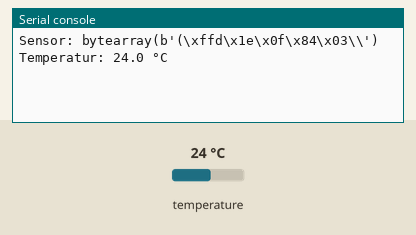
Bench run of a program on a simulated Raspberry Pi Pico running MicroPython. Shown: the last lines printed to the serial console. The inputs (shaded band) are chosen by the test bench; at power-on: temperature 24 °C.

Above: at 1.2 s.
1.3 s: temperature set to 12 °C
At 4.9 s:
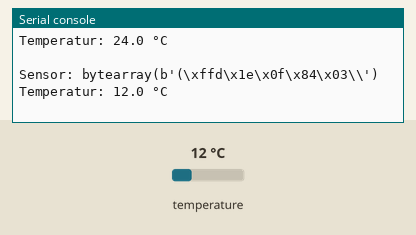
6.0 s: temperature set to 19 °C
At 8.7 s:
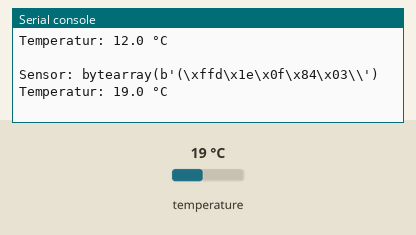
Timing chart, 0 to 10.2 s (numbered marks = the images above; inputs shaded):
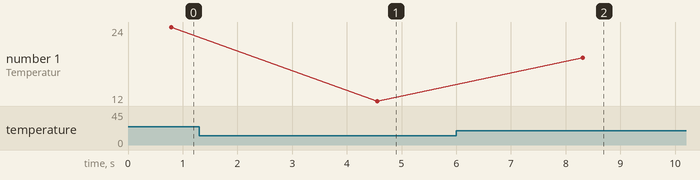

Measured:
- after the input at 1.3 s, the serial console: prints a new line after 3.3 s (image 1)
- after the input at 6.0 s, the serial console: prints a new line after 2.3 s (image 2)
- plotted number 1: 24 → 12 after the input at 1.3 s, 12 → 19 after the input at 6.0 s

The program:

PB-03-3-50-ElKo_Temperatur_messen_mit_dem_DS18B20.py
```python
#==========================================================================
#
# PB-3-3-50-ElKo Temperatur messen mit dem DS18B20_Kom.py
#
# 1 DS18B20
#
#==========================================================================
#
from machine import Pin
from onewire import OneWire
from ds18x20 import DS18X20
from utime import sleep, sleep_ms

# Initialisierung GPIO, OneWire und DS18B20
one_wire_bus = Pin(14)
sensor_ds = DS18X20(OneWire(one_wire_bus))

# One-Wire-Geräte ermitteln
devices = sensor_ds.scan()
#print(devices)

while True:
    # Temperatur messen
    sensor_ds.convert_temp()
    # Warten: min. 750 ms
    sleep_ms(750)
    # Sensoren abfragen
    for device in devices:
        print('Sensor:', device)
        print('Temperatur:', sensor_ds.read_temp(device), '°C')
    print()
    sleep(3)

"""
Das Programm liest die Temperatur von einem oder mehreren
DS18B20-Temperatursensoren aus und gibt die Temperaturwerte auf der
Konsole aus.

Zu Beginn des Programms werden die benötigten Module importiert:
Pin aus dem Modul machine, OneWire und DS18X20 aus den Modulen
onewire bzw. ds18x20.

Anschließend wird der GPIO-Pin 16 als OneWire-Bus initialisiert und
ein DS18X20-Objekt erstellt, das als Argument ein OneWire-Objekt erhält,
das den OneWire-Bus repräsentiert.

Mit der Methode scan() des DS18X20-Objekts werden alle an den
OneWire-Bus angeschlossenen DS18B20-Temperatursensoren ermittelt
und in der Variable devices gespeichert.

In einer Endlos-Schleife wird nun die Temperatur jedes Sensors
gemessen. Dazu wird die Methode convert_temp() des DS18X20-Objekts
aufgerufen, die den Messvorgang an den angeschlossenen Sensoren startet.
Da das Auslesen der Temperaturwerte einige Zeit dauert, muss nach dem
Aufruf der Methode eine Wartezeit von mindestens 750 ms eingehalten
werden, bevor die Temperaturwerte ausgelesen werden können.

Anschließend werden mit einer Schleife die Temperaturwerte aller
angeschlossenen Sensoren ausgelesen und auf der Konsole ausgegeben.
Die Temperaturwerte werden mit der Methode read_temp() des
DS18X20-Objekts ausgelesen und mit der zugehörigen ID des Sensors ausgegeben.

Zwischen den Messzyklen wird eine Pause von drei Sekunden eingelegt.
"""
   
```
